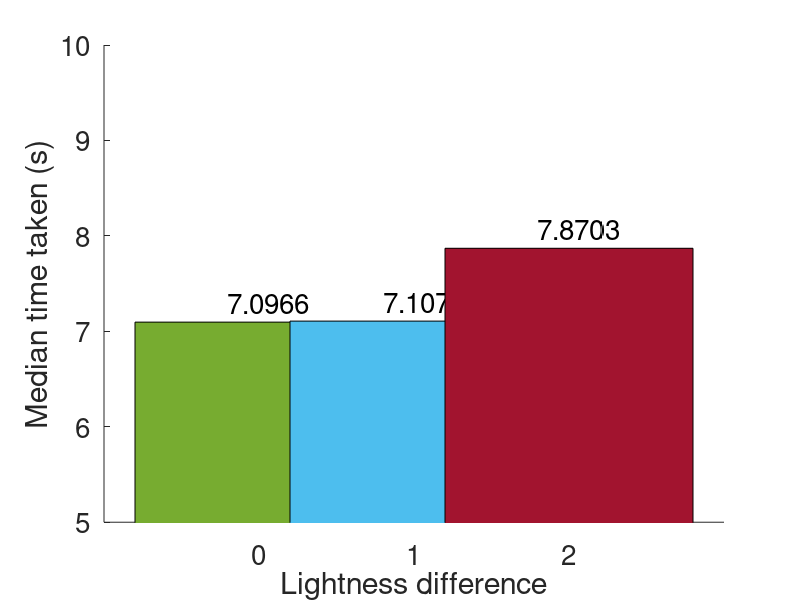

Write MATLAB code to recreate this figure.
%{
In order to check whether the less saliency in the 75 and 25 L is due to
adaptation problems or no, we will compare the total amount of reported and
the time taken to report of different patches depending on the preciding 
Lighness level and the actual lightness.
Three groups will be made, for instance if preciding and current are same
the group will be 0, if difference if of 1 step group will be 1 and 2 for
2. 
If any, the previous or current, is L_all will be just discarted, since
process is different

Results are showing that the difference between the total number of reports
depending en the lightness changes are significant, and plot of mean is 
shown, that only changes from 5.3 to 5 of the average of reported, which is
not a big difference.
which means that the adaptation issue can be ignored. There has been also 
check the difference between the time taken for each case, no significant 
difference at all.
%}

clear all
close all

load('Preceding.mat');

repo = [];
yesno = 0;
for i=2:8:length(L);
    yesno = 0;
    for j=0:7
    switch Reported{i+j}
        case 'TRUE'
            yesno = yesno+1;
    end
    end
    switch PrecedingL{i}
        case '50'
            switch L{i}
                case '50'
                    repo = [repo; 0 yesno Totaldwelltimeperstimulus(i)];
                case {'25','75'}
                    repo = [repo; 1 yesno Totaldwelltimeperstimulus(i)];
            end
        case '25'
            switch L{i}
                case '50'
                    repo = [repo; 1 yesno Totaldwelltimeperstimulus(i)];
                case '25'
                    repo = [repo; 0 yesno Totaldwelltimeperstimulus(i)];
                case '75'
                    repo = [repo; 2 yesno Totaldwelltimeperstimulus(i)];
            end
        case '75'
            switch L{i}
                case '50'
                    repo = [repo; 1 yesno Totaldwelltimeperstimulus(i)];
                case '25'
                    repo = [repo; 2 yesno Totaldwelltimeperstimulus(i)];
                case '75'
                    repo = [repo; 0 yesno Totaldwelltimeperstimulus(i)];
            end
   end
    
end

p_chroma = anova1(repo(:,2),repo(:,1),'off');
M(1) = median(repo(repo(:,1)==0,2));
M(2) = median(repo(repo(:,1)==1,2));
M(3) = median(repo(repo(:,1)==2,2));

p_time = anova1(repo(:,3),repo(:,1),'off');
N(1) = median(repo(repo(:,1)==0,3));
N(2) = median(repo(repo(:,1)==1,3));
N(3) = median(repo(repo(:,1)==2,3));

colors = lines(7);
% figure; hold on
% for i=1:3
%     b = bar(i,M(i));
%     set(b,'FaceColor',colors(i,:))
% end
% set(gca,'YLim',[4 6],'XTick',[1 2 3],'XTickLabel',[0;1;2])
% 
figure; hold on
for i=1:3
    b = bar(i,N(i));
    set(b,'FaceColor',colors(i+4,:))
    x_loc = get(b, 'XData');
y_height = get(b, 'YData');
arrayfun(@(x,y) text(x-0.2, y+0.2,num2str(y), 'FontSize',20), x_loc, y_height);
end
set(gca,'YLim',[5 10],'XTick',[1 2 3],'XTickLabel',[0;1;2])
xlabel('Lightness difference','FontSize',20);
ylabel('Median time taken (s)','FontSize',20);
set(gca,'FontSize',20);
hgexport(gcf,'Figures/Adaptation.eps');